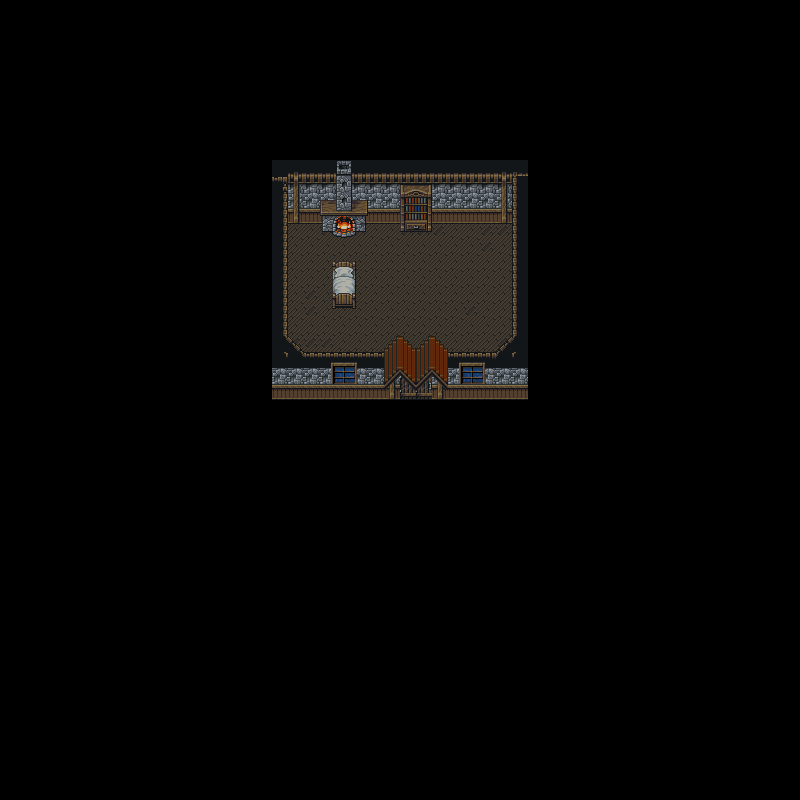

A level layout from a 2D game, rendered from its tile map. Below: a short description, then the map file with tile-grid data replaced by summaries:
An orthogonal 50x50 tile map with 16x16 px tiles, 5 tile layers (Floor, Background, Background_1, Foreground, ...), 1 hidden layer not drawn, 2 tilesets.

<map version="1.10" tiledversion="1.10.2" orientation="orthogonal" renderorder="right-down" width="50" height="50" tilewidth="16" tileheight="16" infinite="0" nextlayerid="10" nextobjectid="1">
 <tileset firstgid="1" name="player_house_tilemap" tilewidth="16" tileheight="16" tilecount="256" columns="16">
  <image source="tileset_sontos_house.png" width="256" height="256" />
 </tileset>
 <tileset firstgid="257" name="collision_graphic" tilewidth="16" tileheight="16" tilecount="4" columns="2">
  <image source="collision_graphic.png" width="32" height="32" />
 </tileset>
 <layer id="6" name="Floor" width="50" height="50">
  <data>[2500 cells, 120 non-empty, 2 distinct tile ids]</data>
 </layer>
 <layer id="4" name="Background" width="50" height="50">
  <data>[2500 cells, 72 non-empty, 24 distinct tile ids]</data>
 </layer>
 <layer id="8" name="Background_1" width="50" height="50">
  <data>[2500 cells, 27 non-empty, 25 distinct tile ids]</data>
 </layer>
 <layer id="5" name="Foreground" width="50" height="50">
  <data>[2500 cells, 75 non-empty, 28 distinct tile ids]</data>
 </layer>
 <layer id="9" name="Foreground_1" width="50" height="50">
  <data>[2500 cells, 28 non-empty, 14 distinct tile ids]</data>
 </layer>
 <layer id="7" name="Collisions" width="50" height="50" visible="0" locked="1" opacity="0.5">
  <data>[2500 cells, 63 non-empty, 1 distinct tile ids]</data>
 </layer>
</map>
